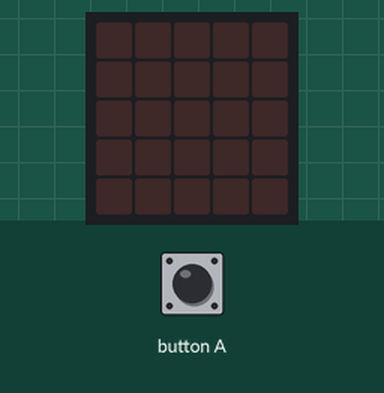
A program run on a simulated BBC micro:bit (MakeCode). Parts: the board's 5×5 LED display. The inputs (shaded band) are chosen by the test bench.

Above: at 1.2 s.
1.3 s: button A pressed for 0.15 s
At 1.57 s:
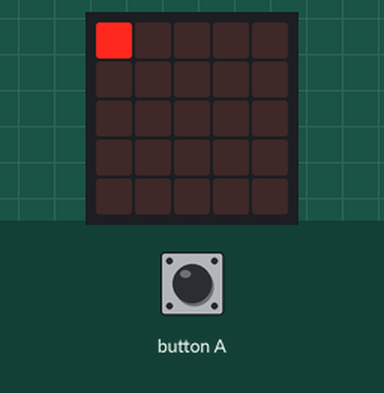
At 13.0 s:
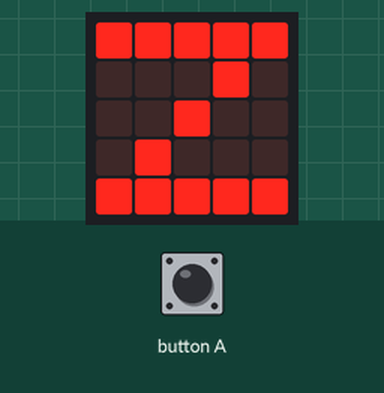
Timing chart, 0 to 13.3 s (numbered marks = the images above; inputs shaded):
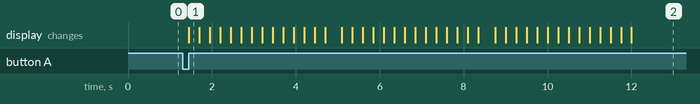

The program:

main.ts
```typescript
input.onButtonPressed(Button.A, function () {
    for (let index = 0; index < 3; index++) {
        turtle.setPosition(0, 0)
        turtle.setPosition(1, 0)
        turtle.setPosition(2, 0)
        turtle.setPosition(3, 0)
        turtle.setPosition(4, 0)
        turtle.setPosition(3, 1)
        turtle.setPosition(2, 2)
        turtle.setPosition(1, 3)
        turtle.setPosition(0, 4)
        turtle.setPosition(1, 4)
        turtle.setPosition(2, 4)
        turtle.setPosition(3, 4)
        turtle.setPosition(4, 4)
        basic.showLeds(`
            # # # # #
            . . . # .
            . . # . .
            . # . . .
            # # # # #
            `)
    }
})
```

test.ts
```typescript
// Hier kann man Tests durchführen; diese Datei wird nicht kompiliert, wenn dieses Paket als Erweiterung verwendet wird.
```

Measured:
- after the input at 1.3 s, the display: changes after 0.15 s (image 1)
